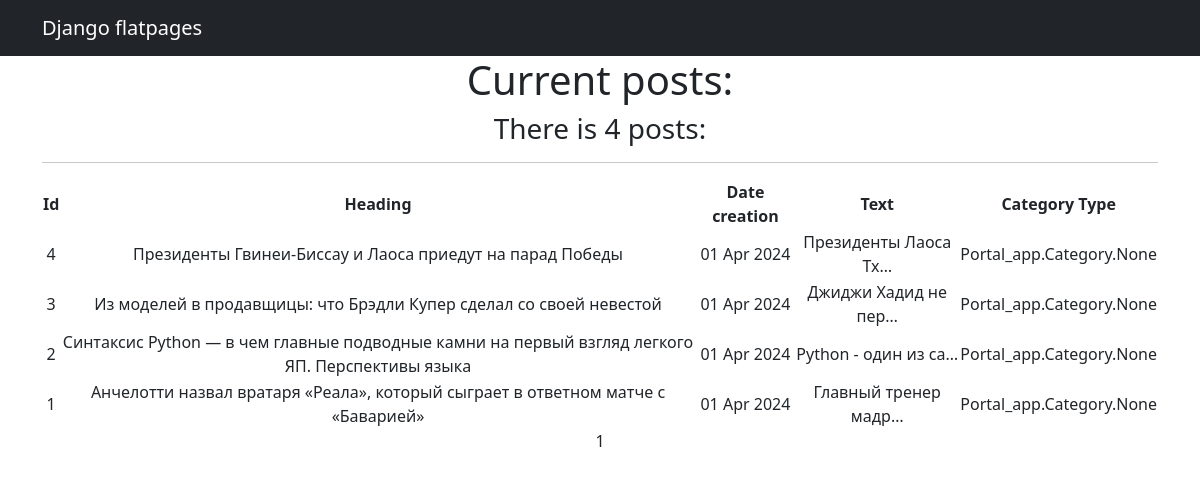
The page / on the database its author committed.
### Portal_app/models.py (models this page shows, shortened)
class Post(models.Model):
    NEWS = 'NW'
    ARTICLE = 'AR'
    CATEGORY_CHOICES = (
        (NEWS, 'Новость'),
        (ARTICLE, 'Статья'),
    )
    CategoryType = models.CharField(max_length=2, choices=CATEGORY_CHOICES, default=ARTICLE) #PostCategory
    author = models.ForeignKey(Author,  on_delete=models.CASCADE)
    datetime_post = models.DateTimeField(auto_now_add = True)
    heading = models.CharField(max_length = 255)
    post_category = models.ManyToManyField(Category, through='PostCategory')
    text = models.TextField()
    rank_post = models.IntegerField(default=0)

### Portal_app/views.py (the view)
# urls.py: path('', PostsList.as_view()),
class PostsList(ListView):
    model = Post
    ordering = '-datetime_post'
    context_object_name = 'posts'
    paginate_by = 10
    def get_template_names(self):
        if self.request.path == '/posts/search/':
            return 'news_search.html'
        return 'posts.html'

### Portal_app/templatetags/custom_filters.py (called while the page is built)
@register.filter()
def censor(value):
    for word in censor_list:
        value = value.replace(word[1:], '*' * len(word[1:])) #Строковый метод str.replace(old, new[, count]) вернет копию строки,
    return value # Возвращаемое функцией значение подставится в шаблон.

### Portal_app/templates/posts.html (shortened to what this page needs)
{% extends 'flatpages/default.html' %}
{% load custom_filters %}
{% load custom_tags %}
{% block content %}
<h1>Current posts:</h1>
<h3>There is {{posts|length}} posts:</h3>
<hr>
{% if posts %}
    <table width="100%">
        <tr>
            <td> <b>Id </b> </td>
            <td> <b>Heading </b> </td>
            <td> <b>Date creation</b> </td>
            <td> <b>Text</b> </td>
            <td> <b>Category Type</b> </td>
        </tr>
           {% for post in posts %}
           <tr>
               <td>{{ post.id}}</td>
               <td>{{ post.heading|censor }}</td>
               <td>{{ post.datetime_post|date:"d M Y"}}</td>
               <td>{{ post.text|truncatechars:20|censor}}</td>
               <td>{{ post.post_category}}</td>
           </tr>
           {% endfor %}
    </table>
{% else %}
       <h2>No current news!</h2>
{% endif %}
   {{ page_obj.number }}
{% endblock content%}

### rows shown on the page
Post: id "4", heading|censor "Президенты Гвинеи-Биссау и Лаоса приедут на парад Победы", datetime_post "01 Apr 2024", text|censor "Президенты Лаоса Тх…", post_category "Portal_app.Category.None"
Post: id "3", heading|censor "Из моделей в продавщицы: что Брэдли Купер сделал со своей невестой", datetime_post "01 Apr 2024", text|censor "Джиджи Хадид не пер…", post_category "Portal_app.Category.None"
Post: id "2", heading|censor "Синтаксис Python — в чем главные подводные камни на первый взгляд легкого ЯП. Перспективы языка", datetime_post "01 Apr 2024", text|censor "Python - один из са…", post_category "Portal_app.Category.None"
Post: id "1", heading|censor "Анчелотти назвал вратаря «Реала», который сыграет в ответном матче с «Баварией»", datetime_post "01 Apr 2024", text|censor "Главный тренер мадр…", post_category "Portal_app.Category.None"

### other values the page prints
{{ posts|length }} "4"
{{ page_obj.number }} "1"
